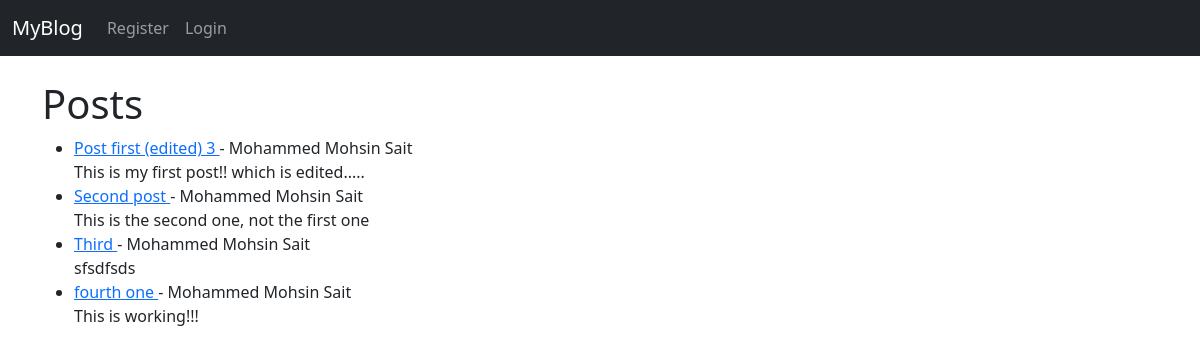
The page / on the database its author committed.
### theblog/models.py (models this page shows, shortened)
class Post(models.Model):
    title = models.CharField(max_length=255)
    title_tag = models.CharField(max_length=255)
    author = models.ForeignKey(User, on_delete=models.CASCADE)
    body = models.TextField()
    post_date = models.DateField(auto_now_add=True)

### theblog/views.py (the view)
# urls.py: path('', HomeView.as_view(), name="home"),
class HomeView(ListView):
    model = Post
    template_name = 'home.html'
    ordering = ['-post_date']

### theblog/templates/home.html (shortened to what this page needs)
{% extends "base.html" %}
{% block content %}
<h1>Posts</h1>
<ul>
    {% for post in object_list %}
        <li>
            <a href="{% url 'article-detail' post.pk %}">
                {{ post.title }}
            </a>
            - {{ post.author.first_name }}
            {{ post.author.last_name }}
            <br>
            {{ post.body }}
        </li>
    {% endfor %}
</ul>
{% endblock content %}

### rows shown on the page
Post: title "Post first (edited) 3", author.first_name "Mohammed Mohsin", author.last_name "Sait", body "This is my first post!! which is edited....."
Post: title "Second post", author.first_name "Mohammed Mohsin", author.last_name "Sait", body "This is the second one, not the first one"
Post: title "Third", author.first_name "Mohammed Mohsin", author.last_name "Sait", body "sfsdfsds"
Post: title "fourth one", author.first_name "Mohammed Mohsin", author.last_name "Sait", body "This is working!!!"
